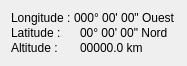
   <widget class="QWidget" name="formLayoutWidget_21">
    <property name="geometry">
     <rect>
      <x>0</x>
      <y>30</y>
      <width>161</width>
      <height>52</height>
     </rect>
    </property>
    <layout class="QFormLayout" name="formLayout_lla">
     <property name="sizeConstraint">
      <enum>QLayout::SetFixedSize</enum>
     </property>
     <property name="labelAlignment">
      <set>Qt::AlignLeading|Qt::AlignLeft|Qt::AlignVCenter</set>
     </property>
     <property name="horizontalSpacing">
      <number>3</number>
     </property>
     <property name="verticalSpacing">
      <number>1</number>
     </property>
     <item row="0" column="0">
      <widget class="QLabel" name="lbl_longitudeSat">
       <property name="font">
        <font/>
       </property>
       <property name="mouseTracking">
        <bool>true</bool>
       </property>
       <property name="text">
        <string>Longitude :</string>
       </property>
      </widget>
     </item>
     <item row="0" column="1">
      <widget class="QLabel" name="longitudeSat">
       <property name="font">
        <font/>
       </property>
       <property name="mouseTracking">
        <bool>true</bool>
       </property>
       <property name="text">
        <string notr="true">000° 00' 00&quot; Ouest</string>
       </property>
      </widget>
     </item>
     <item row="1" column="0">
      <widget class="QLabel" name="lbl_latitudeSat">
       <property name="font">
        <font/>
       </property>
       <property name="mouseTracking">
        <bool>true</bool>
       </property>
       <property name="text">
        <string>Latitude :</string>
       </property>
      </widget>
     </item>
     <item row="1" column="1">
      <widget class="QLabel" name="latitudeSat">
       <property name="font">
        <font/>
       </property>
       <property name="mouseTracking">
        <bool>true</bool>
       </property>
       <property name="text">
        <string notr="true">00° 00' 00&quot; Nord</string>
       </property>
       <property name="indent">
        <number>6</number>
       </property>
      </widget>
     </item>
     <item row="2" column="0">
      <widget class="QLabel" name="lbl_altitudeSat">
       <property name="font">
        <font/>
       </property>
       <property name="mouseTracking">
        <bool>true</bool>
       </property>
       <property name="text">
        <string comment="Altitude of satellite">Altitude :</string>
       </property>
      </widget>
     </item>
     <item row="2" column="1">
      <widget class="QLabel" name="altitudeSat">
       <property name="font">
        <font/>
       </property>
       <property name="mouseTracking">
        <bool>true</bool>
       </property>
       <property name="text">
        <string notr="true">00000.0 km</string>
       </property>
       <property name="indent">
        <number>6</number>
       </property>
      </widget>
     </item>
    </layout>
   </widget>
